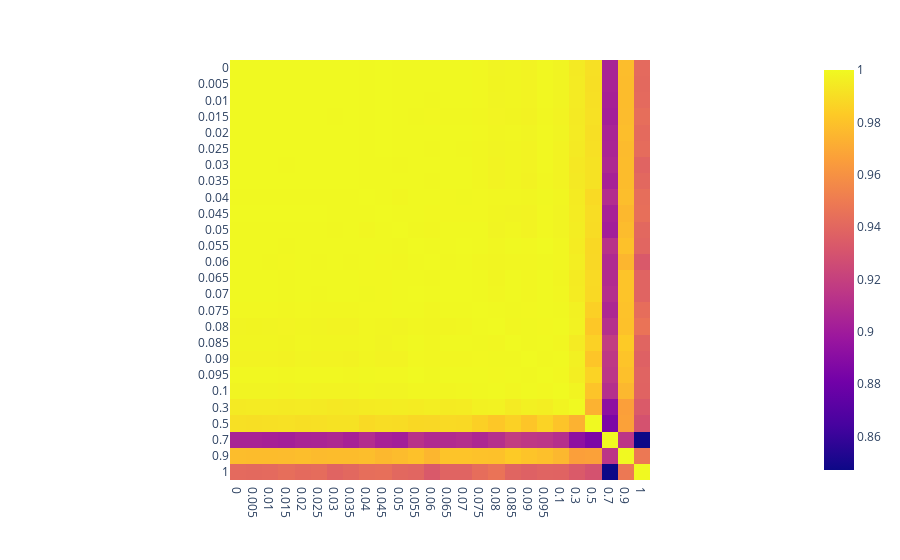

Notebook code for this chart:
### Code cell
import plotly.express as px

# Sample data (replace this with your own data)
data = [
    [1, 2, 3],
    [4, 5, 6],
    [7, 8, 9]
]

# Create a heatmap using Plotly Express
fig = px.imshow(cor_matrix)

# Show the heatmap
fig.show()

### Figure 1 — Plotly figure (JSON) as saved in the notebook; plotly's stock layout.template omitted (floating-point values rounded to 4 significant figures; data arrays with more than 128 entries replaced by an {"elided": "..."} marker saying what was removed)
{"data": [{"coloraxis": "coloraxis", "hovertemplate": "x: %{x}<br>y: %{y}<br>color: %{z}<extra></extra>", "name": "0", "type": "heatmap", "x": ["0", "0.005", "0.01", "0.015", "0.02", "0.025", "0.03", "0.035", "0.04", "0.045", "0.05", "0.055", "0.06", "0.065", "0.07", "0.075", "0.08", "0.085", "0.09", "0.095", "0.1", "0.3", "0.5", "0.7", "0.9", "1"], "xaxis": "x", "y": ["0", "0.005", "0.01", "0.015", "0.02", "0.025", "0.03", "0.035", "0.04", "0.045", "0.05", "0.055", "0.06", "0.065", "0.07", "0.075", "0.08", "0.085", "0.09", "0.095", "0.1", "0.3", "0.5", "0.7", "0.9", "1"], "yaxis": "y", "z": {"elided": "26x26 float values"}}], "layout": {"coloraxis": {"colorscale": [[0, "#0d0887"], [0.1111, "#46039f"], [0.2222, "#7201a8"], [0.3333, "#9c179e"], [0.4444, "#bd3786"], [0.5556, "#d8576b"], [0.6667, "#ed7953"], [0.7778, "#fb9f3a"], [0.8889, "#fdca26"], [1, "#f0f921"]]}, "margin": {"t": 60}, "xaxis": {"anchor": "y", "constrain": "domain", "domain": [0, 1], "scaleanchor": "y"}, "yaxis": {"anchor": "x", "autorange": "reversed", "constrain": "domain", "domain": [0, 1]}}}
